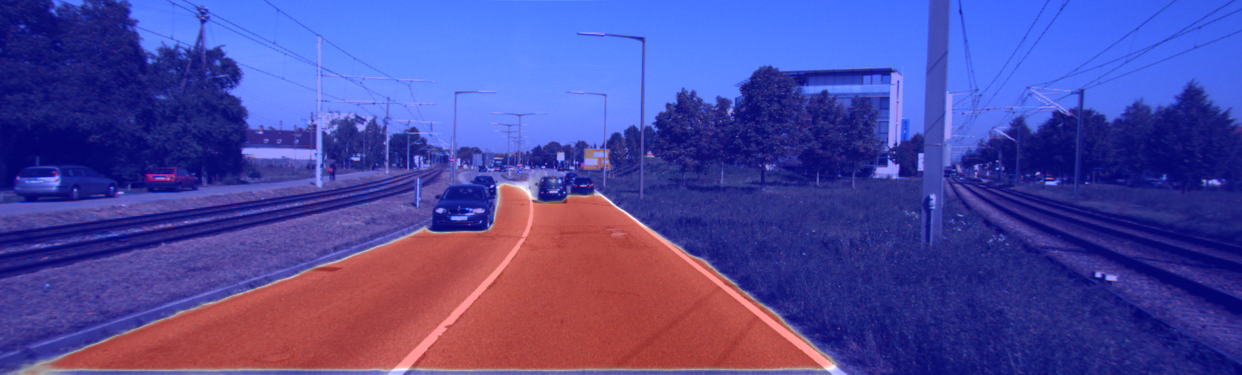
#> input picture datasets/KittiSeg-master/data/examples/um_road_000005.png, 1242 x 375 px, found by its file name
$ python 2dtrans.py
#> lines starting #> are read from the running program, lines starting #| are printed output that depends on the picture
import cv2
import numpy as np
import matplotlib.pyplot as plt

image = cv2.imread('E:/3DPointsDataset/KittiSeg-master/data/examples/um_road_000005.png')
#> image is the input picture: shape (375, 1242, 3); mean B, G, R 157.1, 71.6, 78.8
rows,cols,channel = image.shape
#> rows = 375; cols = 1242; channel = 3
#对应点
src_points = np.float32([[0,0],[cols-1,0],[0,rows-1]])   #原始图像中的三个点的坐标
#> src_points = [[0, 0], [1241, 0], [0, 374]]
dst_points = np.float32([[0,0],[int(0.6*(cols-1)),0],    #变换后的这三个点对应的坐标
                         [int(0.4*(cols-1)),rows-1]])
#> dst_points = [[0, 0], [744, 0], [496, 374]]
affine_matrix = cv2.getAffineTransform(src_points,dst_points)  #根据变换前后三个点的对应关系来自动求解仿射变换所需的affine_matrix矩阵（6参数）
affine_image = cv2.warpAffine(image,affine_matrix,(cols,rows)) #三个参数为需要变换的原始图像，仿射变换矩阵affine_matrix以及变换的图像大小
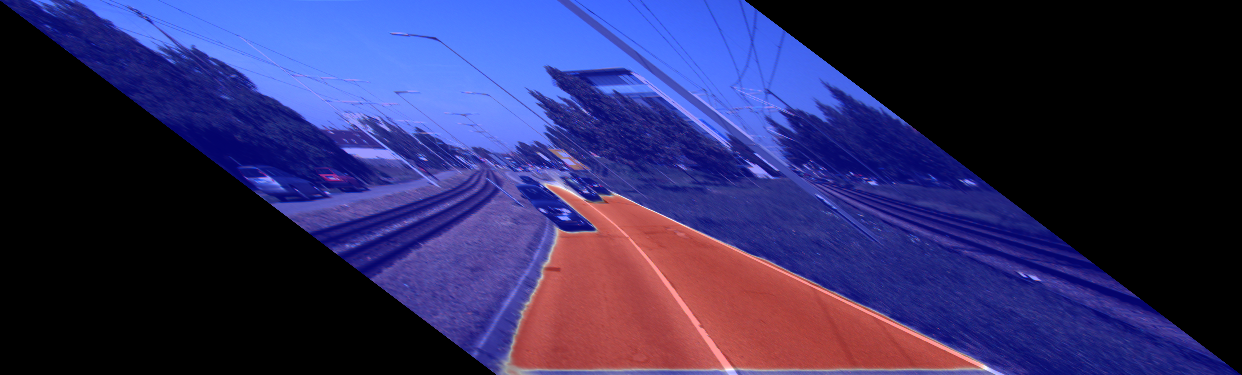
#> affine_image: shape (375, 1242, 3); mean B, G, R 94.2, 42.9, 47.2
#cv2.imshow('Original Image',image)
#cv2.imshow('Affine Image',affine_image)
plt.subplot(121)
plt.imshow(image)
plt.subplot(122)
plt.imshow(affine_image)
plt.show()
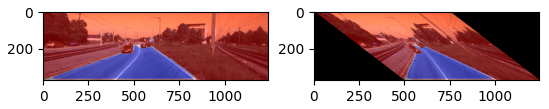
#> figure drawn by matplotlib, 2 panels; B, G, R data is drawn as R, G, B

$ run again, with datasets/KittiSeg-master/data/examples/um_road_000012.png copied over datasets/KittiSeg-master/data/examples/um_road_000005.png
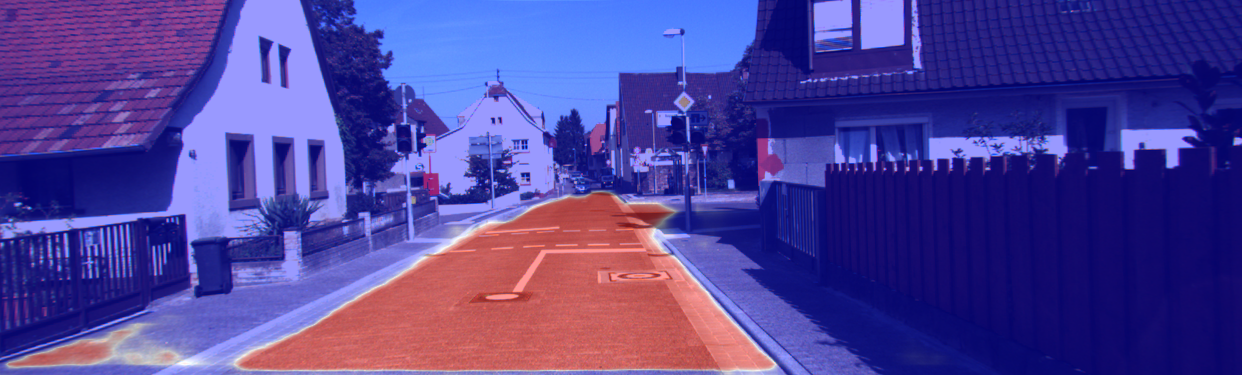
#> input picture datasets/KittiSeg-master/data/examples/um_road_000012.png, 1242 x 375 px, found by its file name
#> image is the input picture: shape (375, 1242, 3); mean B, G, R 152.2, 64.8, 78.6
#> `affine_image = cv2.warpAffine(image,affine_matrix,(cols,rows))`:
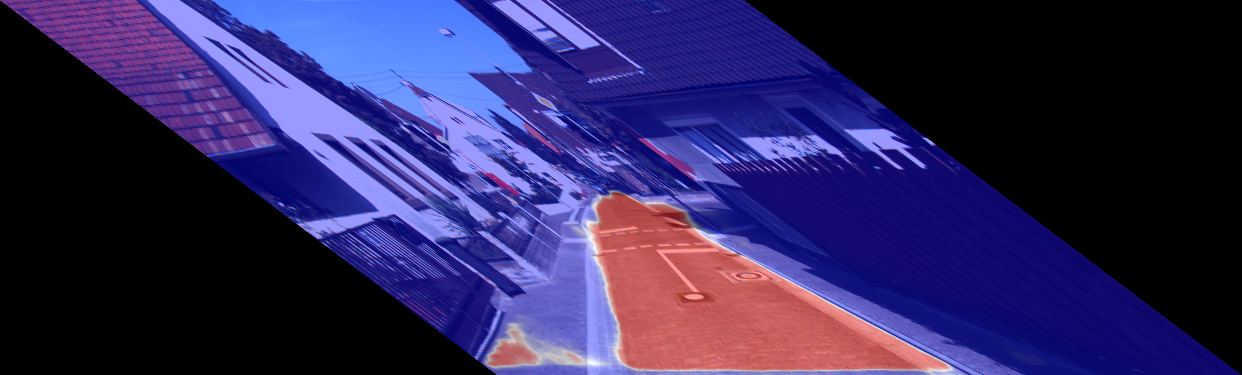
#> affine_image: shape (375, 1242, 3); mean B, G, R 91.3, 38.8, 47.2
#> `plt.show()`:
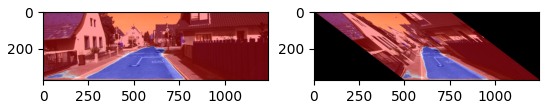
#> figure drawn by matplotlib, 2 panels; B, G, R data is drawn as R, G, B

$ run again, with datasets/KittiSeg-master/data/examples/um_road_000032.png copied over datasets/KittiSeg-master/data/examples/um_road_000005.png
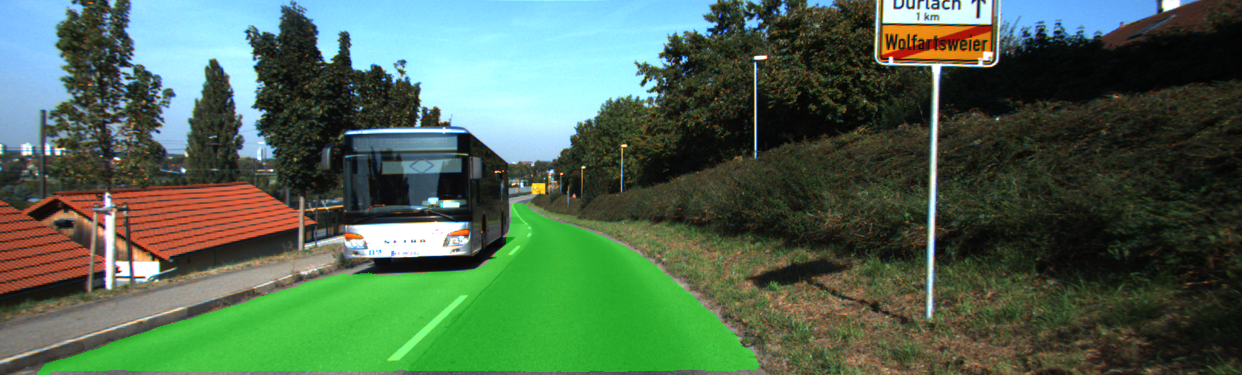
#> input picture datasets/KittiSeg-master/data/examples/um_road_000032.png, 1242 x 375 px, found by its file name
#> image is the input picture: shape (375, 1242, 3); mean B, G, R 80.9, 103.1, 78.2
#> `affine_image = cv2.warpAffine(image,affine_matrix,(cols,rows))`:
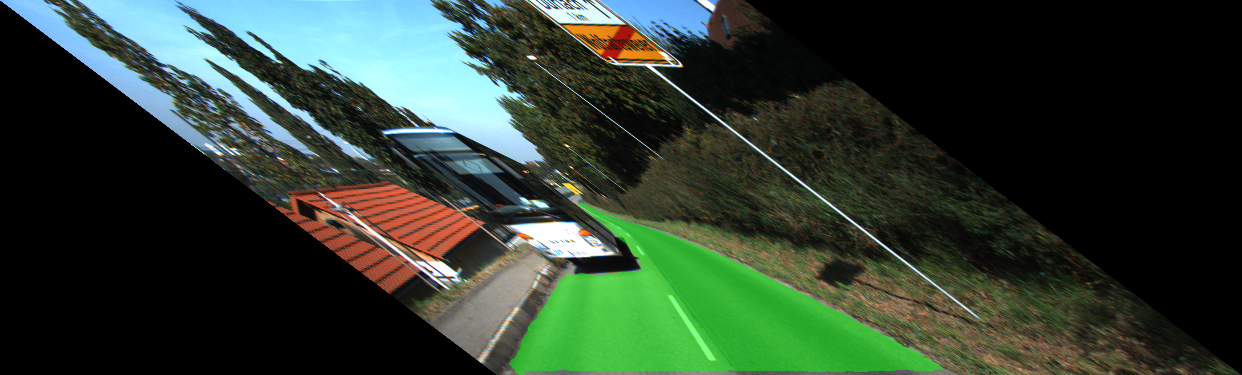
#> affine_image: shape (375, 1242, 3); mean B, G, R 48.5, 61.8, 46.9
#> `plt.show()`:
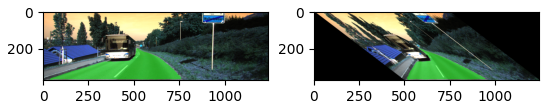
#> figure drawn by matplotlib, 2 panels; B, G, R data is drawn as R, G, B

$ run again, with datasets/KittiSeg-master/data/examples/um_road_000041.png copied over datasets/KittiSeg-master/data/examples/um_road_000005.png
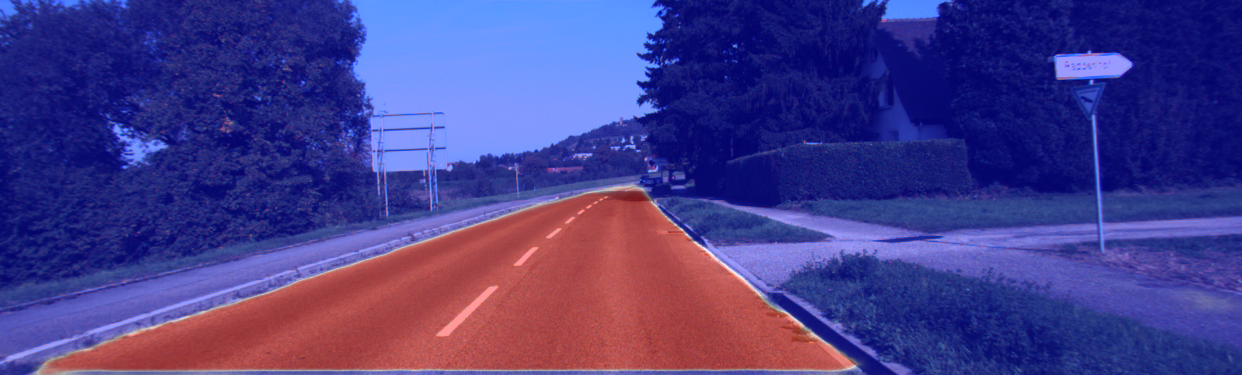
#> input picture datasets/KittiSeg-master/data/examples/um_road_000041.png, 1242 x 375 px, found by its file name
#> image is the input picture: shape (375, 1242, 3); mean B, G, R 137.8, 60.4, 70.2
#> `affine_image = cv2.warpAffine(image,affine_matrix,(cols,rows))`:
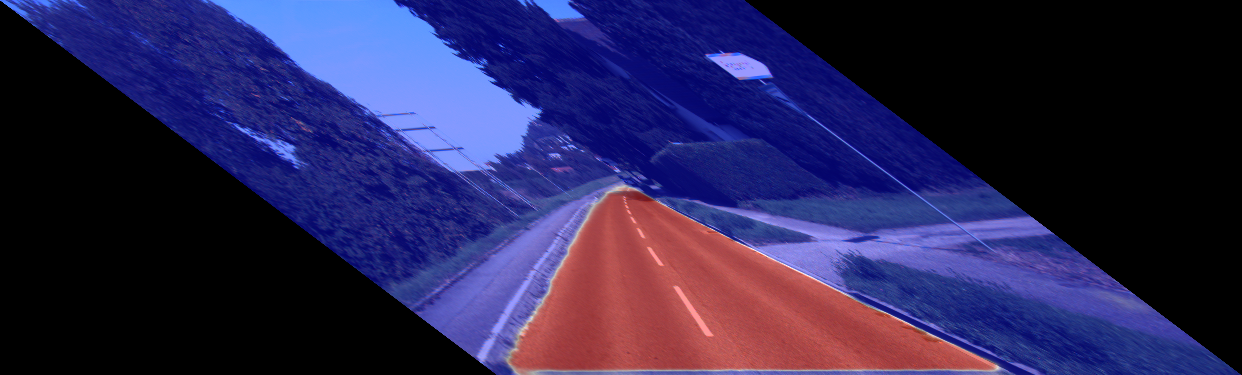
#> affine_image: shape (375, 1242, 3); mean B, G, R 82.6, 36.2, 42.1
#> `plt.show()`:
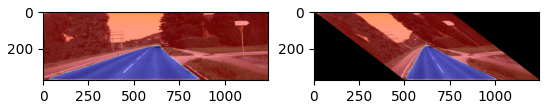
#> figure drawn by matplotlib, 2 panels; B, G, R data is drawn as R, G, B
